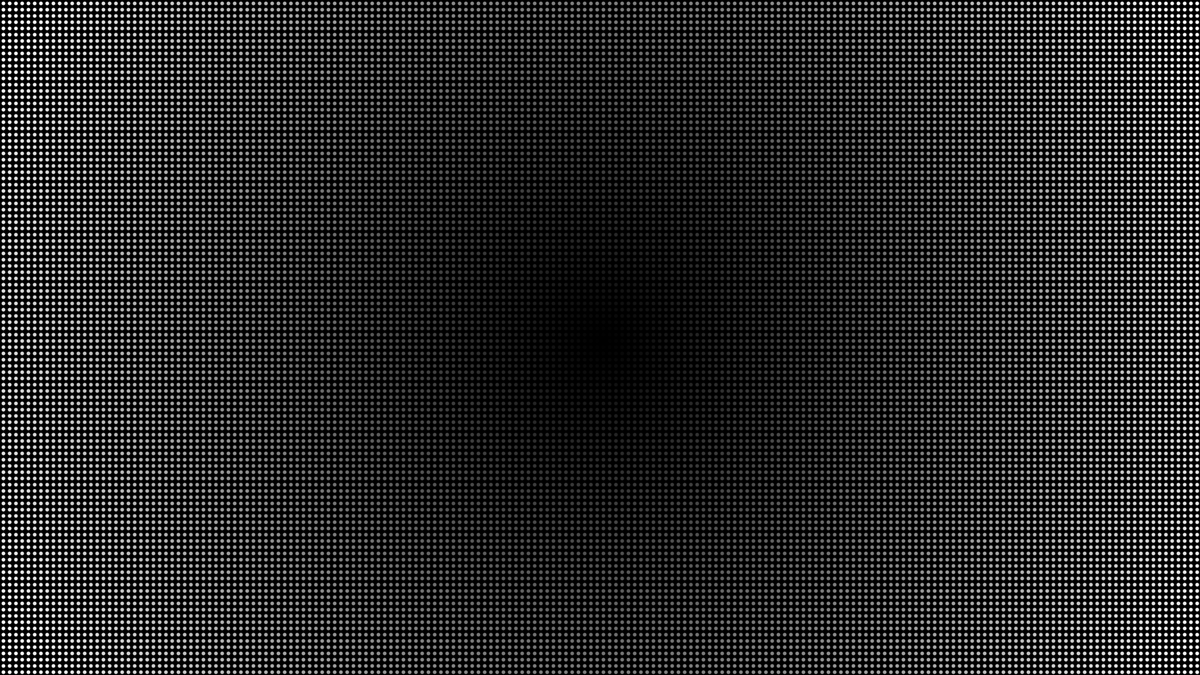
Frame 1 (no input)
Frame 2 (the mouse pressed at the canvas centre, redrawn once): identical to frame 1, image omitted

The Processing sketch that drew this single still picture (run headless with seeded random() and noise(); the mouse was pressed at the canvas centre and the sketch redrawn once):

// Processing sketch: sketch01
// ── sketch01.pde
/**
 * Array 2D. 
 * 
 * Demonstrates the syntax for creating a two-dimensional (2D) array.
 * Values in a 2D array are accessed through two index values.  
 * 2D arrays are useful for storing images. In this example, each dot 
 * is colored in relation to its distance from the center of the image. 
 */

float[][] distances;
float maxDistance;
int spacer;

void setup() {
  size(1920, 1080);
  maxDistance = dist(width/2, height/2, width, height);
  distances = new float[width][height];
  for (int y = 0; y < height; y++) {
    for (int x = 0; x < width; x++) {
      float distance = dist(width/2, height/2, x, y);
      distances[x][y] = distance/maxDistance * 255;
    }
  }
  spacer = 10;
  strokeWeight(6);
  noLoop();  // Run once and stop
}

void draw() {
  background(0);
  // This embedded loop skips over values in the arrays based on
  // the spacer variable, so there are more values in the array
  // than are drawn here. Change the value of the spacer variable
  // to change the density of the points
  for (int y = 0; y < height; y += spacer) {
    for (int x = 0; x < width; x += spacer) {
      stroke(distances[x][y]);
      point(x + spacer/2, y + spacer/2);
    }
  }
}
